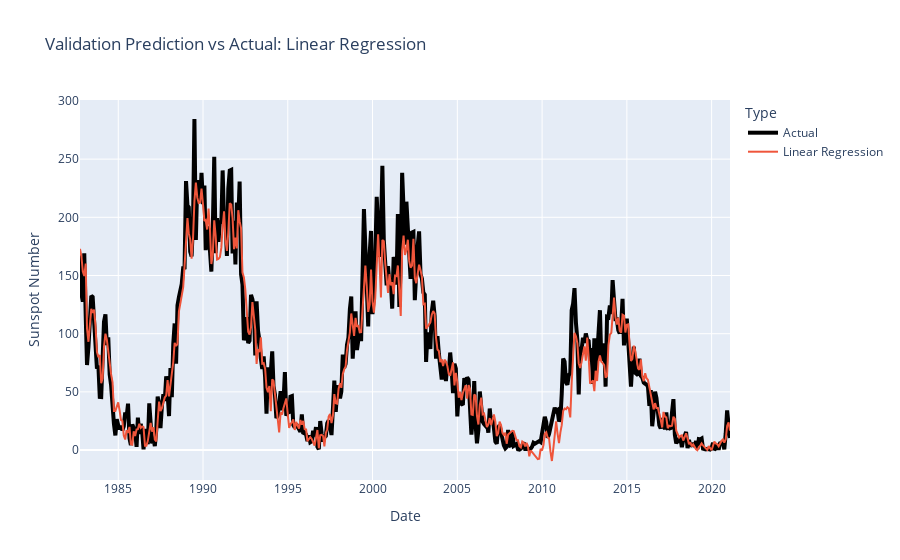
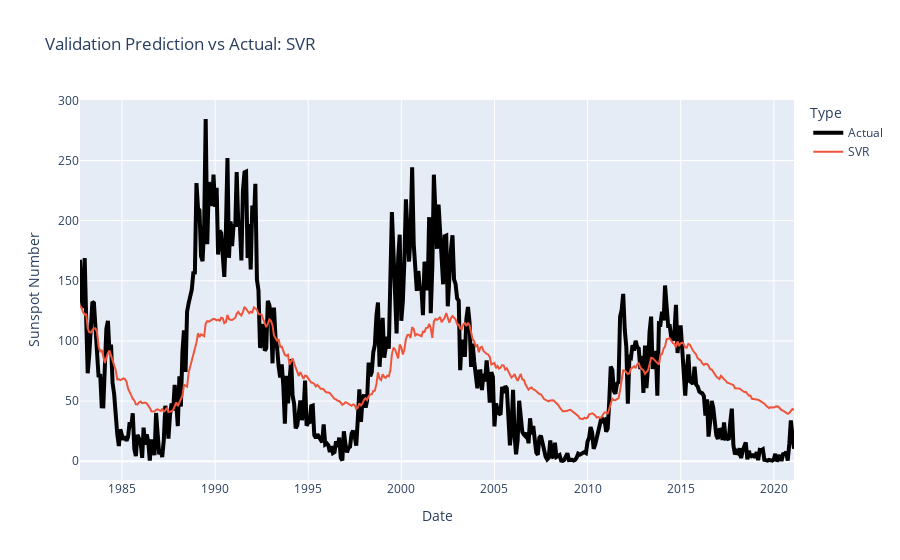

The code cell stored with these charts, in order, in its notebook:
### Markdown cell above
Graphs comparing actual and predicted values of all models

### Code cell
for name in val_preds.columns[1:]:
    
    df_plot = val_preds[[ 'Actual', name ]].reset_index()
   
    
 
    id_var = df_plot.columns[0]  
    
    df_melt = df_plot.melt(id_vars=id_var, value_vars=['Actual', name], 
                           var_name='Type', value_name='Sunspot Number')
    
    fig = px.line(df_melt, x=id_var, y='Sunspot Number', color='Type',
                  title=f"Validation Prediction vs Actual: {name}",
                  labels={id_var: 'Date', 'Sunspot Number': 'Sunspot Number'})
    
    fig.update_traces(selector=dict(name="Actual"), line=dict(width=4, color='black'))
    fig.update_traces(selector=dict(name=name), line=dict(width=2))
    
    fig.show()

### Figure 1 — Plotly figure (JSON) as saved in the notebook; plotly's stock layout.template omitted (floating-point values rounded to 4 significant figures; data arrays with more than 128 entries replaced by an {"elided": "..."} marker saying what was removed)
{"data": [{"hovertemplate": "Type=Actual<br>Date=%{x}<br>Sunspot Number=%{y}<extra></extra>", "legendgroup": "Actual", "line": {"color": "black", "dash": "solid", "width": 4}, "marker": {"symbol": "circle"}, "mode": "lines", "name": "Actual", "orientation": "v", "showlegend": true, "type": "scatter", "x": {"elided": "460 str values"}, "xaxis": "x", "y": {"elided": "460 float values"}, "yaxis": "y"}, {"hovertemplate": "Type=Linear Regression<br>Date=%{x}<br>Sunspot Number=%{y}<extra></extra>", "legendgroup": "Linear Regression", "line": {"color": "#EF553B", "dash": "solid", "width": 2}, "marker": {"symbol": "circle"}, "mode": "lines", "name": "Linear Regression", "orientation": "v", "showlegend": true, "type": "scatter", "x": {"elided": "460 str values"}, "xaxis": "x", "y": {"elided": "460 float values"}, "yaxis": "y"}], "layout": {"legend": {"title": {"text": "Type"}, "tracegroupgap": 0}, "title": {"text": "Validation Prediction vs Actual: Linear Regression"}, "xaxis": {"anchor": "y", "domain": [0, 1], "title": {"text": "Date"}}, "yaxis": {"anchor": "x", "domain": [0, 1], "title": {"text": "Sunspot Number"}}}}

### Figure 2 — Plotly figure (JSON) as saved in the notebook; plotly's stock layout.template omitted (floating-point values rounded to 4 significant figures; data arrays with more than 128 entries replaced by an {"elided": "..."} marker saying what was removed)
{"data": [{"hovertemplate": "Type=Actual<br>Date=%{x}<br>Sunspot Number=%{y}<extra></extra>", "legendgroup": "Actual", "line": {"color": "black", "dash": "solid", "width": 4}, "marker": {"symbol": "circle"}, "mode": "lines", "name": "Actual", "orientation": "v", "showlegend": true, "type": "scatter", "x": {"elided": "460 str values"}, "xaxis": "x", "y": {"elided": "460 float values"}, "yaxis": "y"}, {"hovertemplate": "Type=SVR<br>Date=%{x}<br>Sunspot Number=%{y}<extra></extra>", "legendgroup": "SVR", "line": {"color": "#EF553B", "dash": "solid", "width": 2}, "marker": {"symbol": "circle"}, "mode": "lines", "name": "SVR", "orientation": "v", "showlegend": true, "type": "scatter", "x": {"elided": "460 str values"}, "xaxis": "x", "y": {"elided": "460 float values"}, "yaxis": "y"}], "layout": {"legend": {"title": {"text": "Type"}, "tracegroupgap": 0}, "title": {"text": "Validation Prediction vs Actual: SVR"}, "xaxis": {"anchor": "y", "domain": [0, 1], "title": {"text": "Date"}}, "yaxis": {"anchor": "x", "domain": [0, 1], "title": {"text": "Sunspot Number"}}}}
